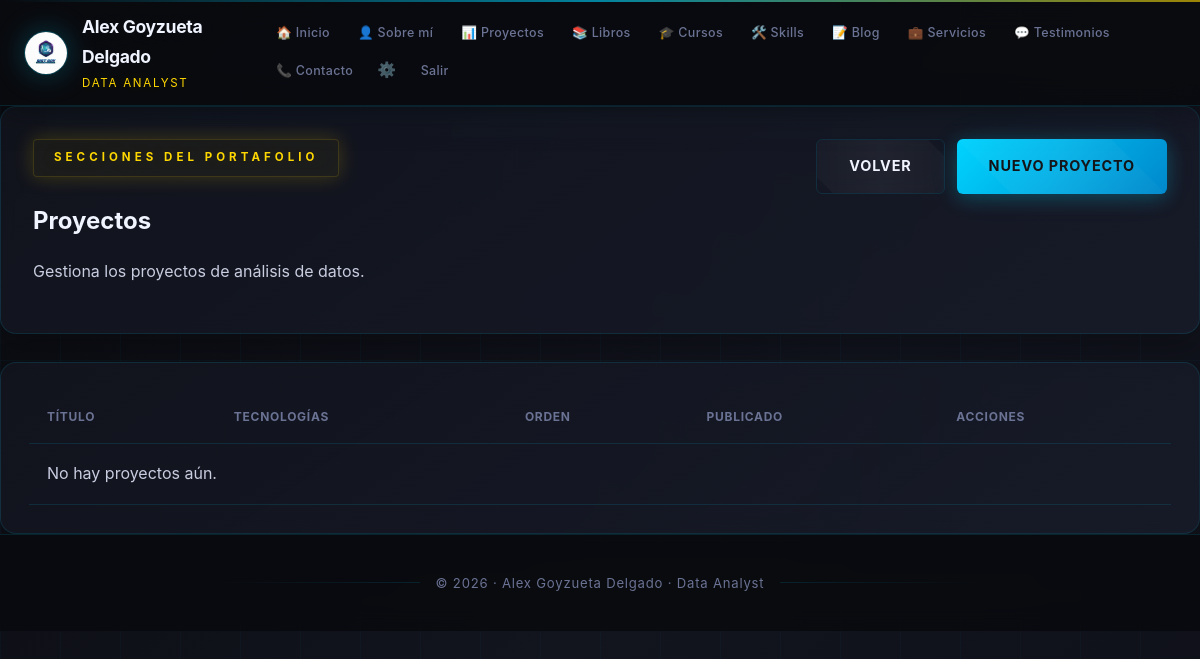
Before: /dashboard/secciones/proyectos/ (signed in) with the older database file.
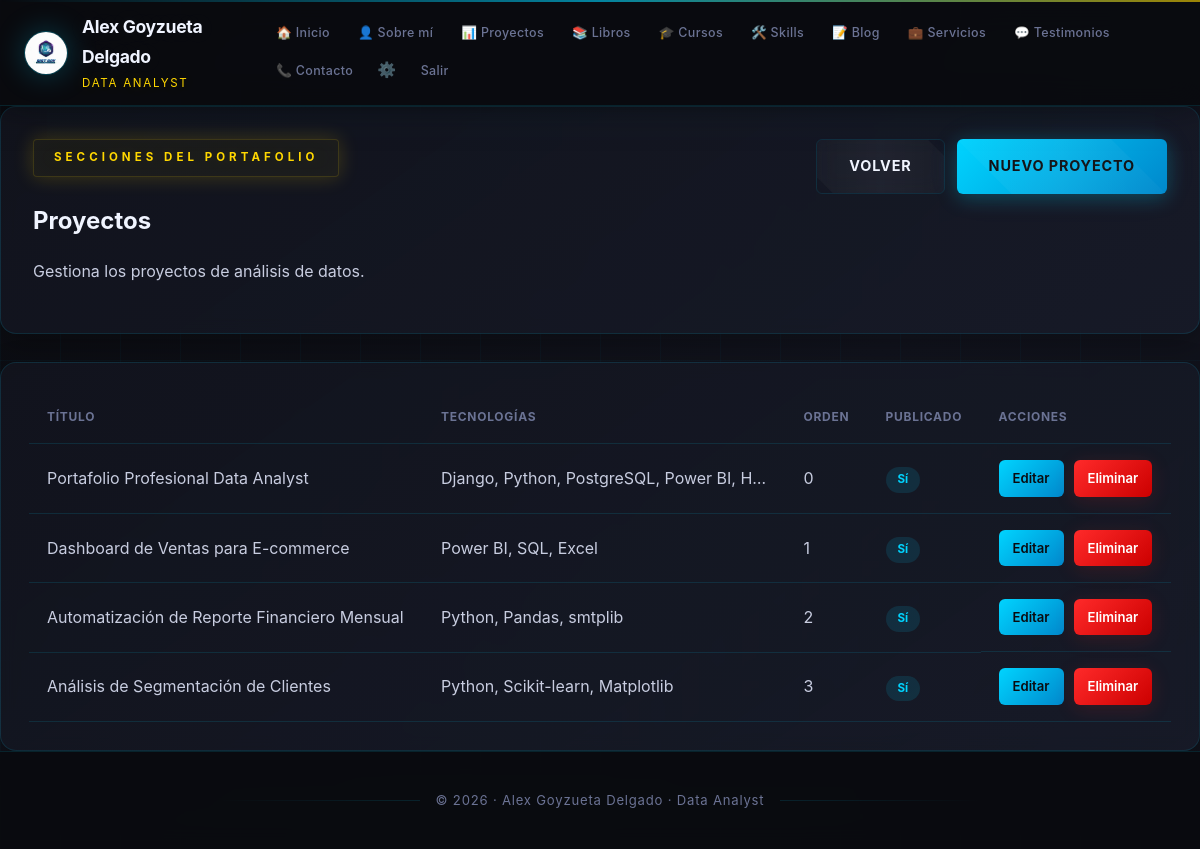
After: the same page with the newer database file.
### store/models.py (models this page shows, shortened)
class Project(models.Model):
    titulo = models.CharField(max_length=200)
    descripcion = models.TextField(blank=True)
    imagen_url = models.CharField(max_length=500, blank=True)
    url = models.URLField(blank=True, help_text='Enlace al proyecto')
    tecnologias = models.CharField(max_length=500, blank=True, help_text='Separadas por coma')
    orden = models.IntegerField(default=0)
    publicado = models.BooleanField(default=True)
    class Meta:
        verbose_name = 'Proyecto'
        verbose_name_plural = 'Proyectos'
        ordering = ['orden']

### store/views.py (the view)
# urls.py: path('dashboard/secciones/proyectos/', project_list, name='project_list'),
@login_required(login_url='admin_access')
def project_list(request):
    return _section_list(request, Project, 'store/project_list.html', 'items')

### store/views.py (called while the page is built)
def _section_list(request, model, template, context_attr, form_class=None):
    items = model.objects.all()
    return render(request, template, {context_attr: items})

### templates/store/project_list.html (shortened to what this page needs)
{% extends 'store/base.html' %}
{% block content %}
<section class="dashboard-header panel-card">
    <div>
        <span class="eyebrow">Secciones del portafolio</span>
        <h1>Proyectos</h1>
        <p>Gestiona los proyectos de análisis de datos.</p>
    </div>
    <div class="header-actions">
        <a class="button button-secondary" href="{% url 'sections_dashboard' %}">Volver</a>
        <a class="button" href="{% url 'project_create' %}">Nuevo proyecto</a>
    </div>
</section>
<section class="table-card panel-card">
    <div class="table-section">
        <table>
            <thead>
                <tr>
                    <th>Título</th>
                    <th>Tecnologías</th>
                    <th>Orden</th>
                    <th>Publicado</th>
                    <th>Acciones</th>
                </tr>
            </thead>
            <tbody>
                {% for item in items %}
                <tr>
                    <td>{{ item.titulo }}</td>
                    <td>{{ item.tecnologias|truncatechars:40 }}</td>
                    <td>{{ item.orden }}</td>
                    <td><span class="badge {{ item.publicado|yesno:'badge-active,badge-muted' }}">{{ item.publicado|yesno:'Sí,No' }}</span></td>
                    <td class="actions-cell">
                        <a class="small-button" href="{% url 'project_update' item.pk %}">Editar</a>
                        <a class="small-button button-danger" href="{% url 'project_delete' item.pk %}">Eliminar</a>
                    </td>
                </tr>
                {% empty %}
                <tr><td colspan="5">No hay proyectos aún.</td></tr>
                {% endfor %}
            </tbody>
        </table>
    </div>
</section>
{% endblock %}

Changed rows visible on the page:
added Project: titulo "Portafolio Profesional Data Analyst", tecnologias "Django, Python, PostgreSQL, Power BI, H…", orden "0", publicado "Sí"
added Project: titulo "Dashboard de Ventas para E-commerce", tecnologias "Power BI, SQL, Excel", orden "1", publicado "Sí"
added Project: titulo "Automatización de Reporte Financiero Mensual", tecnologias "Python, Pandas, smtplib", orden "2", publicado "Sí"
added Project: titulo "Análisis de Segmentación de Clientes", tecnologias "Python, Scikit-learn, Matplotlib", orden "3", publicado "Sí"
Other visible differences:
text no longer shown: "No hay proyectos aún."
